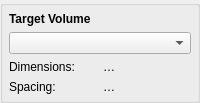
    <widget class="QGroupBox" name="TargetVolumeGroupBox">
     <layout class="QVBoxLayout" name="TargetVolumeLayout">
      <property name="spacing">
       <number>6</number>
      </property>
      <property name="leftMargin">
       <number>6</number>
      </property>
      <property name="topMargin">
       <number>6</number>
      </property>
      <property name="rightMargin">
       <number>6</number>
      </property>
      <property name="bottomMargin">
       <number>6</number>
      </property>
      <item>
       <widget class="QLabel" name="TargetVolumeLabel">
        <property name="font">
         <font>
          <bold>true</bold>
         </font>
        </property>
        <property name="text">
         <string>Target Volume</string>
        </property>
       </widget>
      </item>
      <item>
       <widget class="ctkComboBox" name="TargetVolumeComboBox">
        <property name="defaultText" stdset="0">
         <string>Select a volume…</string>
        </property>
       </widget>
      </item>
      <item>
       <layout class="QHBoxLayout" name="TargetVolumeDimensionsLayout">
        <item>
         <widget class="QLabel" name="TargetVolumeDimensionsTextLabel">
          <property name="text">
           <string>Dimensions:</string>
          </property>
         </widget>
        </item>
        <item>
         <widget class="QLabel" name="TargetVolumeDimensionsValueLabel">
          <property name="text">
           <string>…</string>
          </property>
         </widget>
        </item>
       </layout>
      </item>
      <item>
       <layout class="QHBoxLayout" name="TargetVolumeSpacingLayout">
        <item>
         <widget class="QLabel" name="TargetVolumeSpacingTextLabel">
          <property name="text">
           <string>Spacing:</string>
          </property>
         </widget>
        </item>
        <item>
         <widget class="QLabel" name="TargetVolumeSpacingValueLabel">
          <property name="text">
           <string>…</string>
          </property>
         </widget>
        </item>
       </layout>
      </item>
     </layout>
    </widget>
